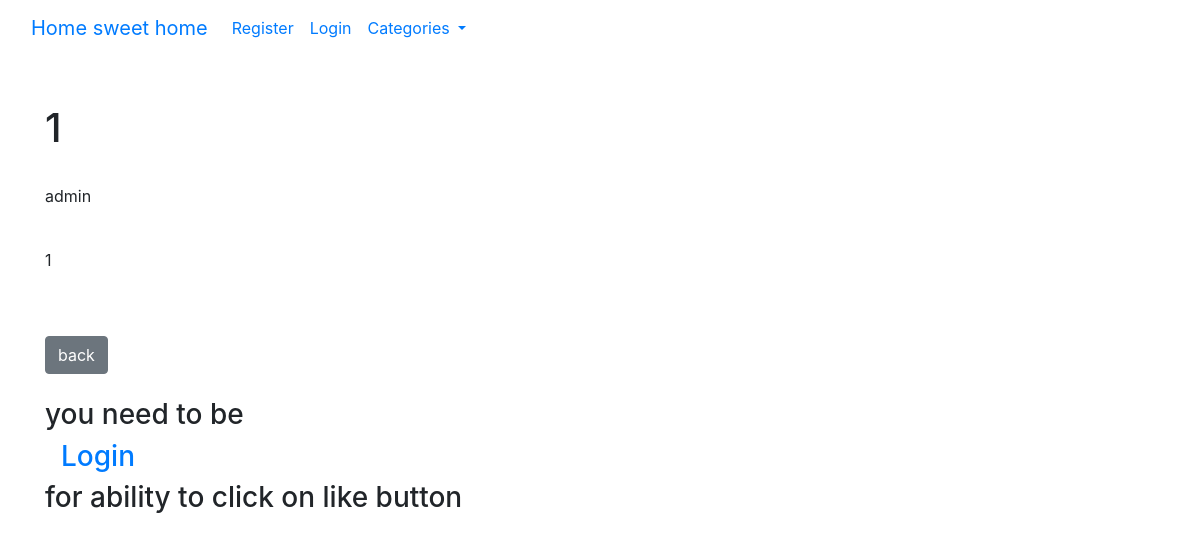
Page /article/19 on the earlier database version.
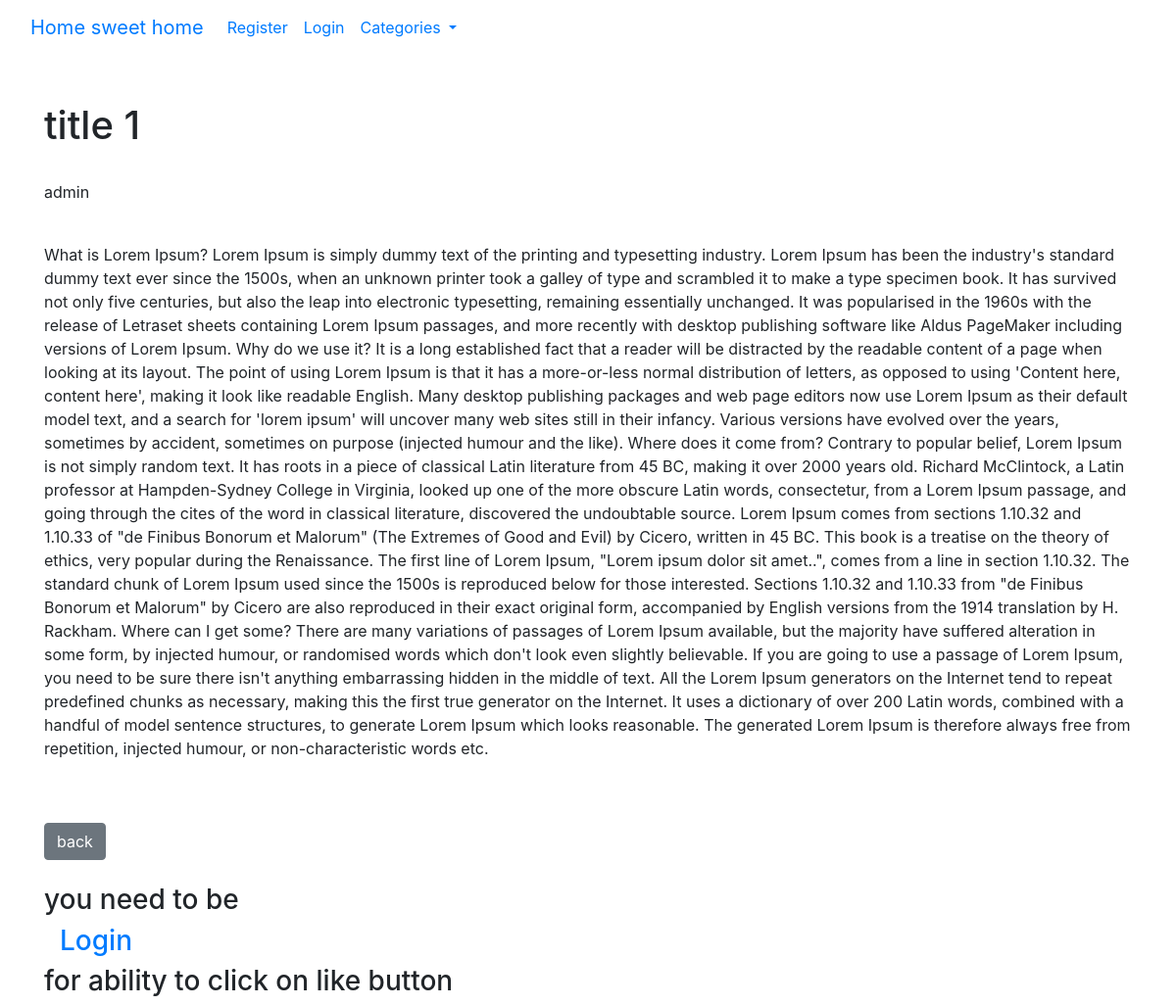
Same page on the later database version.
### theblog/models.py (models this page shows, shortened)
class Post(models.Model):
    title = models.CharField(max_length=255)
    title_tag = models.CharField(max_length=255)
    author = models.ForeignKey(User, on_delete=models.CASCADE)
    body = RichTextField(blank=True, null=True)
    post_date = models.DateField(auto_now_add=True)
    category = models.CharField(max_length=255, default='coding')
    snippet = models.CharField(max_length=255)
    likes = models.ManyToManyField(User, related_name='blog_post')
    def total_likes(self):
        return self.likes.count()

### theblog/views.py (the view)
# urls.py: path('article/<int:pk>', ArticleDetailView.as_view(), name='article-detail'),
class ArticleDetailView(DetailView):
    model = Post
    template_name = 'article_detail.html'
    def get_context_data(self, *args, **kwargs):
        cat_menu = Category.objects.all
        contex = super(ArticleDetailView, self).get_context_data(*args, **kwargs)
        stuff = get_object_or_404(Post, id=self.kwargs['pk'])
        total_likes = stuff.total_likes()
        liked = False
        if stuff.likes.filter(id=self.request.user.id).exists():
            liked = True
        contex["cat_menu"] = cat_menu
        contex['total_likes'] = total_likes
        contex['liked'] = liked
        return contex

### theblog/models.py (called while the page is built)
    def __str__(self):
        return self.name

### theblog/templates/article_detail.html (shortened to what this page needs)
{% extends 'base.html' %}
{% block content %}
    <br>
    <br>
    <h1>{{ post.title }}</h1>
     <br>
     <p>
        {{ post.author }}
    </p>
     <br>
     <p> {{ post.body | safe }}</p>
<br>
<br>
<a href="{% url 'home' %}"  class="btn btn-secondary">back</a>
<br>
<br>
<form action="{% url 'like_post' post.pk %}" method="POST">
    {% if user.is_authenticated %}
    {% csrf_token %}
    {% if liked %}
    <button type="submit" name="post_id" value="{{ post.id }}" class="btn btn-danger btn-sm">Unkike</button>
    {% else %}
    <button type="submit" name="post_id" value="{{ post.id }}" class="btn btn-primary btn-sm">Like</button>
    {% endif %}
    - {{ total_likes }}
    {% else %}
    <h3>you need to be <a class="nav-link" href="{% url 'login' %}">Login</a> for ability to click on like button</h3>
    {% endif %}
</form>
{% endblock %}

Differences in the rows shown:
changed Post "admin": title "1" → "title 1"; body "1" → "What is Lorem Ipsum? Lorem Ipsum is simply dummy text of the printing and typesetting industry. Lorem Ipsum has been the industry's standard dummy text ever since the 1500s, when an unknown printer took a galley of type and scrambled it to make a type specimen book. It has survived not only five centuries, but also the leap into electronic typesetting, remaining essentially unchanged. It was popularised in the 1960s with the release of Letraset sheets containing Lorem Ipsum passages, and more recently with desktop publishing software like Aldus PageMaker including versions of Lorem Ipsum. Why do we use it? It is a long established fact that a reader will be distracted by the readable…"
